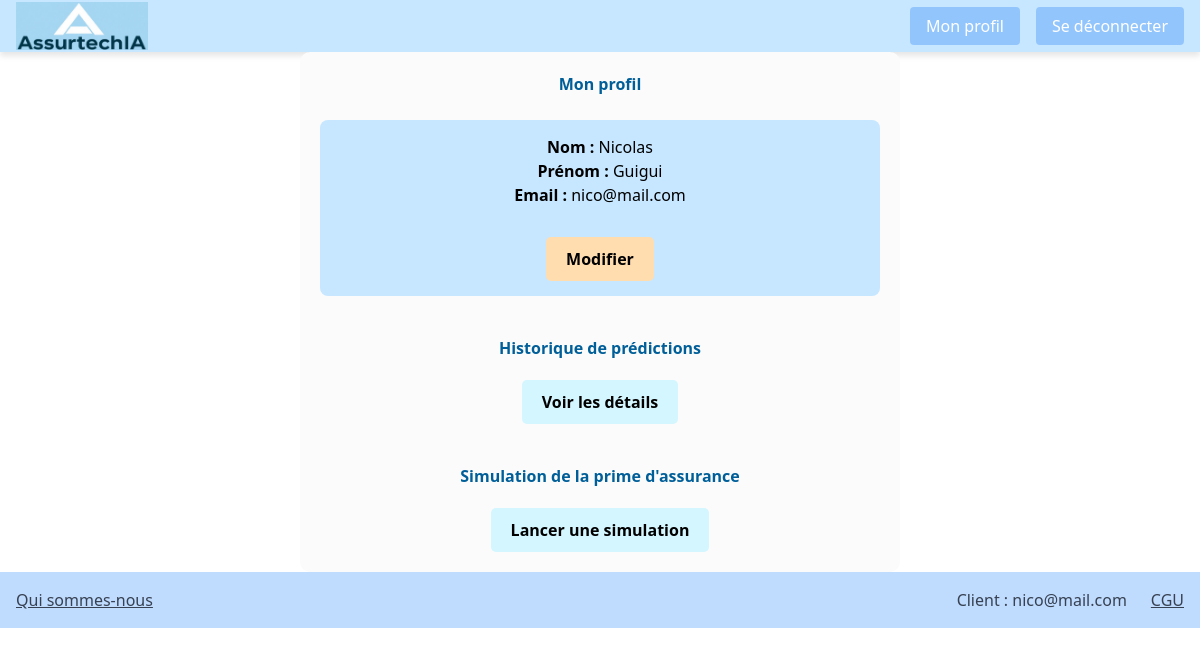
The app's page /authentication/profil/ (signed in) with its own data.
### authentication/models.py (models this page shows, shortened)
class User(AbstractUser):
    Admin = "admin"
    Customer = "customer"
    ROLE_CHOICES = (
        (Admin, "Admin"),
        (Customer, "Customer"),
    )
    email = models.EmailField(unique=True)
    username = None
    role = models.CharField(
        max_length=30, choices=ROLE_CHOICES, verbose_name="Rôle", default=Customer
    )
    USERNAME_FIELD = "email"
    REQUIRED_FIELDS = []
    objects = UserManager()

### authentication/views.py (the view)
# urls.py: path('profil/', ProfilView, name='profil'),
@login_required
def ProfilView(request):
    user = request.user
    return render(request, "authentication/profil.html", {"user": user})

### authentication/templates/authentication/profil.html (shortened to what this page needs)
{% extends 'base.html' %}
{% block content %}
<div style="background-color: #FBFBFB; padding: 20px; border-radius: 10px; max-width: 600px; margin: auto;">
    <h1 style="color: #005F99; text-align: center;"><b>Mon profil</b></h1>
    <br>
    <div style="list-style: none; padding: 0; text-align: center; background: #C6E7FF; padding: 15px; border-radius: 8px">
        <ul>
            <li><strong>Nom :</strong> {{ user.first_name }}</li>
            <li><strong>Prénom :</strong> {{ user.last_name }}</li>
            <li><strong>Email :</strong> {{ user.email }}</li>
        </ul>
        <div style="text-align: center; margin-top: 20px;">
            <a href="{% url 'edit_profil' %}" style="display: inline-block; background: #FFDDAE; color: black; padding: 10px 20px; border-radius: 5px; text-decoration: none; font-weight: bold; margin-top: 10px;">Modifier</a>
        </div>
    </div>
    <h2 style="color: #005F99; margin-top: 40px; text-align: center;"><b>Historique de prédictions</b></h2>
    <div style="text-align: center; margin-top: 10px;">
        <a href="{% url 'historical' %}" style="display: inline-block; background: #D4F6FF; color: black; padding: 10px 20px; border-radius: 5px; text-decoration: none; font-weight: bold; margin-top: 10px;">Voir les détails</a>
    </div>
    <h2 style="color: #005F99; margin-top: 40px; text-align: center;"><b>Simulation de la prime d'assurance</b></h2>
    <div style="text-align: center; margin-top: 10px;">
        <a href="{% url 'prediction' %}" style="display: inline-block; background: #D4F6FF; color: black; padding: 10px 20px; border-radius: 5px; text-decoration: none; font-weight: bold; margin-top: 10px;">Lancer une simulation</a>
    </div>
</div>
{% endblock content %}

### templates/includes/footer.html
<footer class="bg-blue-200 p-4">
    <div class="flex justify-between items-center">
        <div class="flex space-x-6">
            <a href="{% url 'aboutus' %}" class="text-gray-700 hover:text-gray-900">Qui sommes-nous</a>
        </div>
        <div class="flex space-x-6 items-center">
            {% if user.is_authenticated %}
            <span class="text-gray-700">Client : {{ user.email }}</span>
            {% endif %}
            <a href="#" class="text-gray-700 hover:text-gray-900">CGU</a>
        </div>
    </div>
</footer>

### static/css/styles.css (style rules this page uses)
* { box-sizing: border-box; margin: 0; padding: 0; }
body { background-size: cover; background-repeat: no-repeat; background-position: center; position: relative; }
body::after { content: ""; position: absolute; top: 0; left: 0; width: 100%; height: 100%; background: rgba(255, 255, 255, 0.35); pointer-events: none; z-index: -1; }
footer { background-color: #C6E7FF; padding: 1rem; text-align: center; }
footer a { color: #4a4a4a; text-decoration: underline; }

### records on screen
User: first_name "Nicolas", last_name "Guigui", email "nico@mail.com"
